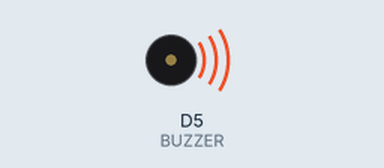
Recording of a sketch running on a simulated ESP8266 (NodeMCU). Parts: buzzer (waves = sounding, pin HIGH).

Above: at 1.0 s.
At 3.0 s:
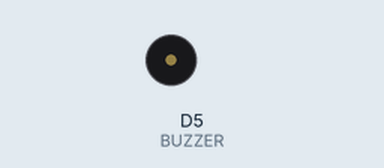
Timing chart, 0 to 5.2 s (numbered marks = the images above):
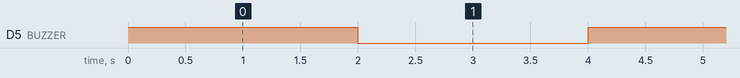

Measured:
- by itself, D5 (BUZZER): alternates HIGH for 2.0 s and LOW for 2.0 s

The sketch:

Buzzer.ino
```cpp
#define BUZZER D5


void setup(void)
{
  Serial.begin(115200);
  pinMode(BUZZER, OUTPUT);
}


void loop()
{

  digitalWrite(BUZZER, HIGH);
  delay(2000);
  digitalWrite(BUZZER, LOW);
  delay(2000);
}
```
